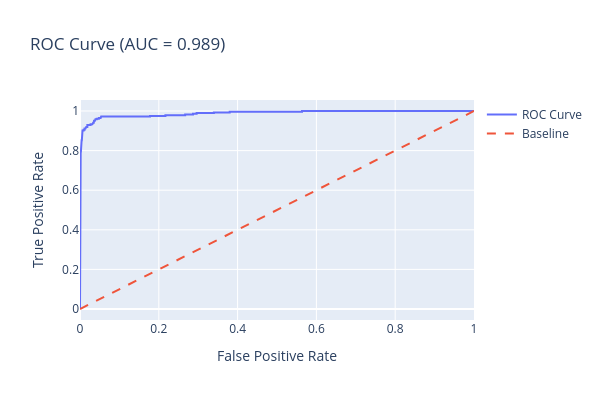
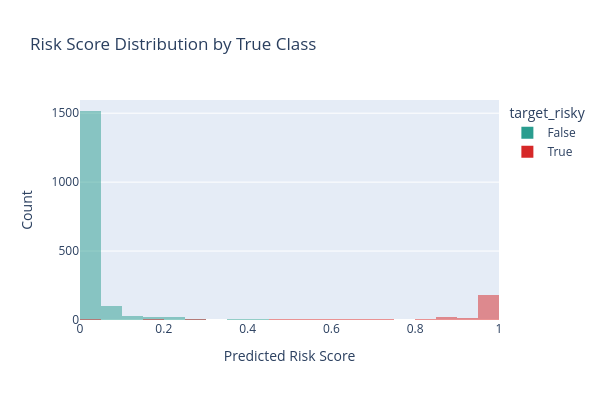
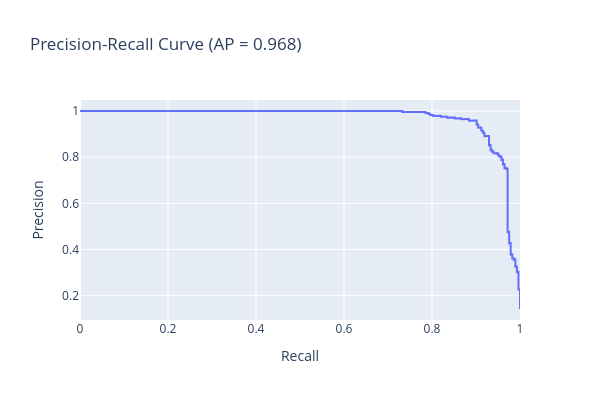

Write notebook code for charts like these, in order.
### Code cell
validation(test_df_v2, leak_cols_v2, model_v2, is_save_results=False)

### Figure 1 — Plotly figure (JSON) as saved in the notebook; plotly's stock layout.template omitted (floating-point values rounded to 4 significant figures)
{"data": [{"mode": "lines", "name": "ROC Curve", "type": "scatter", "x": [0.0, 0.0, 0.0, 0.0005828, 0.0005828, 0.001166, 0.001166, 0.001748, 0.001748, 0.002331, 0.002331, 0.002914, 0.002914, 0.003497, 0.003497, 0.004079, 0.004079, 0.004662, 0.004662, 0.005245, 0.005245, 0.00641, 0.00641, 0.009324, 0.009324, 0.01166, 0.01166, 0.01399, 0.01399, 0.01573, 0.01573, 0.01865, 0.01865, 0.02681, 0.02681, 0.03147, 0.03147, 0.03322, 0.03322, 0.03497, 0.03497, 0.03555, 0.03555, 0.03788, 0.03788, 0.03904, 0.03904, 0.04254, 0.04254, 0.04779, 0.04779, 0.05245, 0.05245, 0.05361, 0.05361, 0.1777, 0.1777, 0.2168, 0.2168, 0.2669, 0.2669, 0.2867, 0.2867, 0.296, 0.296, 0.3397, 0.3397, 0.38, 0.38, 0.5635, 0.5635, 1.0], "y": [0.0, 0.003521, 0.7324, 0.7324, 0.7852, 0.7852, 0.7923, 0.7923, 0.7958, 0.7958, 0.8028, 0.8028, 0.8204, 0.8204, 0.8345, 0.8345, 0.8521, 0.8521, 0.8662, 0.8662, 0.8838, 0.8838, 0.9014, 0.9014, 0.9049, 0.9049, 0.912, 0.912, 0.9155, 0.9155, 0.919, 0.919, 0.9296, 0.9296, 0.9331, 0.9331, 0.9366, 0.9366, 0.9401, 0.9401, 0.9472, 0.9472, 0.9507, 0.9507, 0.9542, 0.9542, 0.9577, 0.9577, 0.9613, 0.9613, 0.9648, 0.9648, 0.9683, 0.9683, 0.9718, 0.9718, 0.9754, 0.9754, 0.9789, 0.9789, 0.9824, 0.9824, 0.9859, 0.9859, 0.9894, 0.9894, 0.993, 0.993, 0.9965, 0.9965, 1.0, 1.0]}, {"line": {"dash": "dash"}, "mode": "lines", "name": "Baseline", "type": "scatter", "x": [0, 1], "y": [0, 1]}], "layout": {"height": 400, "title": {"text": "ROC Curve (AUC = 0.989)"}, "width": 600, "xaxis": {"title": {"text": "False Positive Rate"}}, "yaxis": {"title": {"text": "True Positive Rate"}}}}

### Figure 2 — Plotly figure (JSON) as saved in the notebook; plotly's stock layout.template omitted (floating-point values rounded to 4 significant figures; data arrays with more than 128 entries replaced by an {"elided": "..."} marker saying what was removed)
{"data": [{"bingroup": "x", "hovertemplate": "target_risky=False<br>risk_probability=%{x}<br>count=%{y}<extra></extra>", "legendgroup": "False", "marker": {"color": "#2a9d8f", "opacity": 0.5, "pattern": {"shape": ""}}, "name": "False", "nbinsx": 30, "orientation": "v", "showlegend": true, "type": "histogram", "x": {"elided": "1716 float values"}, "xaxis": "x", "yaxis": "y"}, {"bingroup": "x", "hovertemplate": "target_risky=True<br>risk_probability=%{x}<br>count=%{y}<extra></extra>", "legendgroup": "True", "marker": {"color": "#d62828", "opacity": 0.5, "pattern": {"shape": ""}}, "name": "True", "nbinsx": 30, "orientation": "v", "showlegend": true, "type": "histogram", "x": {"elided": "284 float values"}, "xaxis": "x", "yaxis": "y"}], "layout": {"barmode": "overlay", "height": 400, "legend": {"title": {"text": "target_risky"}, "tracegroupgap": 0}, "title": {"text": "Risk Score Distribution by True Class"}, "width": 600, "xaxis": {"anchor": "y", "domain": [0, 1], "title": {"text": "Predicted Risk Score"}}, "yaxis": {"anchor": "x", "domain": [0, 1], "title": {"text": "Count"}}}}

### Figure 3 — Plotly figure (JSON) as saved in the notebook; plotly's stock layout.template omitted (floating-point values rounded to 4 significant figures; data arrays with more than 128 entries replaced by an {"elided": "..."} marker saying what was removed)
{"data": [{"mode": "lines", "name": "Precision-Recall", "type": "scatter", "x": {"elided": "2001 float values"}, "y": {"elided": "2001 float values"}}], "layout": {"height": 400, "title": {"text": "Precision-Recall Curve (AP = 0.968)"}, "width": 600, "xaxis": {"title": {"text": "Recall"}}, "yaxis": {"title": {"text": "Precision"}}}}
